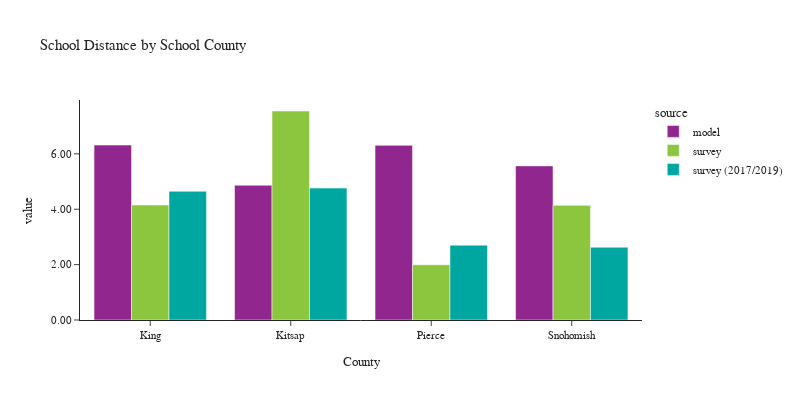

Notebook cell for this chart:
### Code cell
plot_school_location(df_students, 'CountyName_school', 'School County', 'County')

### Figure 1 — Plotly figure (JSON) as saved in the notebook; plotly's stock layout.template omitted (floating-point values rounded to 4 significant figures)
{"data": [{"alignmentgroup": "True", "customdata": [[526894], [54318], [222803], [169102]], "hovertemplate": "source=model<br>CountyName_school=%{x}<br>value=%{y}<br>sample count=%{customdata[0]}<extra></extra>", "legendgroup": "model", "marker": {"color": "#91268F", "pattern": {"shape": ""}}, "name": "model", "offsetgroup": "model", "orientation": "v", "showlegend": true, "textposition": "auto", "type": "bar", "x": ["King", "Kitsap", "Pierce", "Snohomish"], "xaxis": "x", "y": [6.316, 4.866, 6.306, 5.565], "yaxis": "y"}, {"alignmentgroup": "True", "customdata": [[564], [54], [103], [176]], "hovertemplate": "source=survey<br>CountyName_school=%{x}<br>value=%{y}<br>sample count=%{customdata[0]}<extra></extra>", "legendgroup": "survey", "marker": {"color": "#8CC63E", "pattern": {"shape": ""}}, "name": "survey", "offsetgroup": "survey", "orientation": "v", "showlegend": true, "textposition": "auto", "type": "bar", "x": ["King", "Kitsap", "Pierce", "Snohomish"], "xaxis": "x", "y": [4.152, 7.547, 1.996, 4.141], "yaxis": "y"}, {"alignmentgroup": "True", "customdata": [[370], [20], [30], [31]], "hovertemplate": "source=survey (2017/2019)<br>CountyName_school=%{x}<br>value=%{y}<br>sample count=%{customdata[0]}<extra></extra>", "legendgroup": "survey (2017/2019)", "marker": {"color": "#00A7A0", "pattern": {"shape": ""}}, "name": "survey (2017/2019)", "offsetgroup": "survey (2017/2019)", "orientation": "v", "showlegend": true, "textposition": "auto", "type": "bar", "x": ["King", "Kitsap", "Pierce", "Snohomish"], "xaxis": "x", "y": [4.648, 4.763, 2.702, 2.628], "yaxis": "y"}], "layout": {"barmode": "group", "font": {"size": 11}, "height": 400, "legend": {"title": {"text": "source"}, "tracegroupgap": 0}, "title": {"text": "School Distance by School County"}, "width": 800, "xaxis": {"anchor": "y", "domain": [0, 1], "title": {"text": "County"}}, "yaxis": {"anchor": "x", "domain": [0, 1], "tickformat": ".2f", "title": {"text": "value"}}}}
